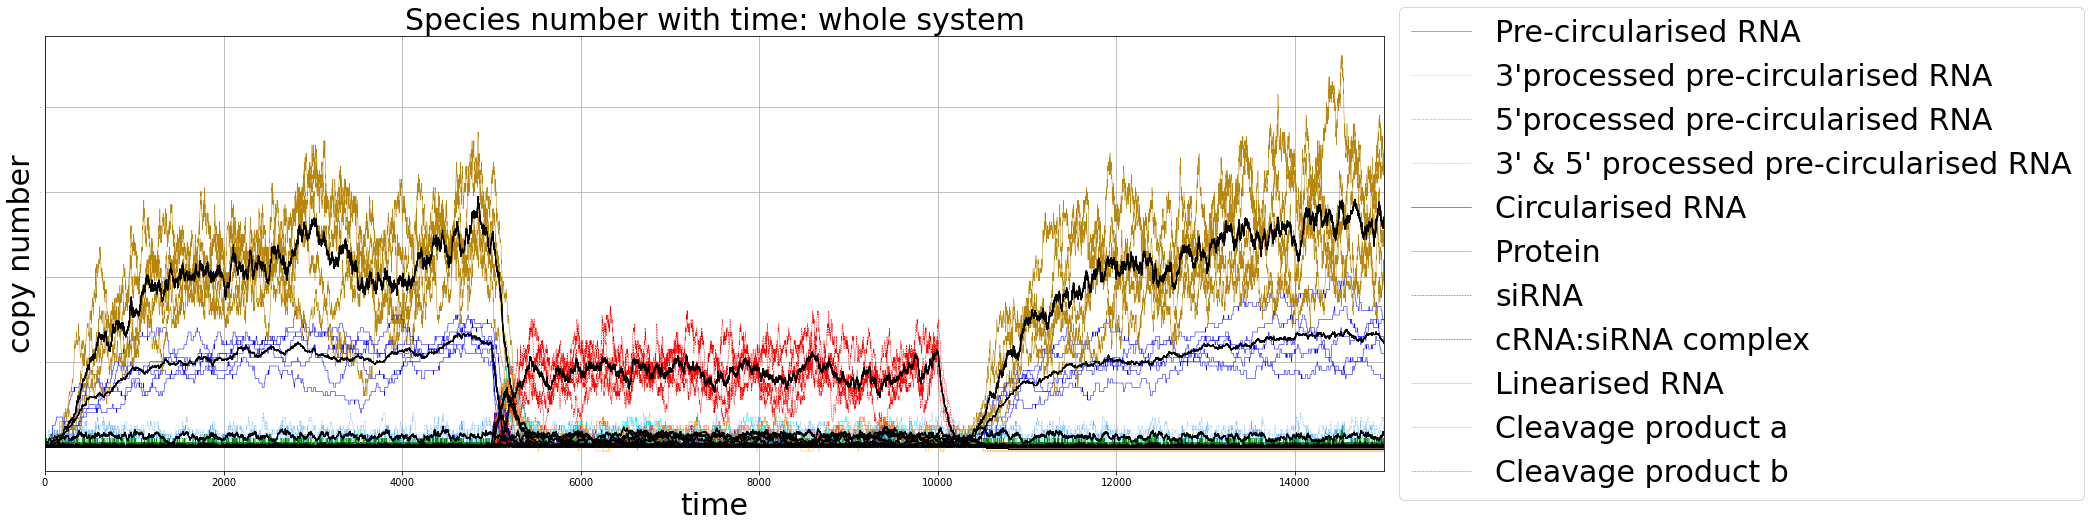

This figure's Python source:
#this code runs a gillespie simualtion of the reaction framework

import numpy as np
import matplotlib.pyplot as plt 


########################
####rates and species###
########################
# k1 is the rate of transcription
# kt3 is the rate of 3' processing by the 3' twister ribozyme
# kt5 is the rate of 5' processing by the 5' twister ribozyme
# k2 is the rate of circularisation
# kc is the rate of cRNA:siRNA complex formation
# kd is the rate of cRNA:siRNA complex dissocation
# k3 is the rate of dsRNAse mediated re-linearization 
# sk1 is the rate siRNA transcription 
# kd1 is the rate of linear RNA degradation
# kd2 is the rate of circular RNA degradation
# kd4 is the rate of protein degradation
# skd1 is the rate of siRNA degradation
# t1 is the rate of translation from pre-circular RNA
# t2 is the rate of translation from circular RNA
# t2 is the rate of translation from re-linearized RNA
# l1 is the number of pre-circularised linear RNAs: color = 'green', linestyle='-'
# l13 is the number of 3' processed linear RNAs: color = 'lightgreen', linestyle=':'
# l15 is the number of 3' processed linear RNAs: color = 'darkgreen', linestyle=':'
# l135 is the number of 3' & 5' processed linear RNAs: color = 'dodgerblue', linestyle=':'
# c is the number of circularised RNAs: color = 'blue', linestyle='-'
# s is the number of siRNA: color = 'red', linestyle='--'
# cs is the number of circular RNA:siRNA complexes: color = 'purple', linestyle='--'
# l2 is the number of linearised circular RNAs: color = 'cyan', linestyle='-'
# sa is the number of one half of the cleaved siRNA products: color = 'orangered', linestyle='--'
# sb is the number of other half of the cleaved siRNA products: color = 'orange', linestyle='--'
# p is the number of proteins: color = 'black', linestyle='-'
########################

#how long to run simulation for, stays outside function as refer later to calulate mean
timespan = 15000

#gillespie function
def gillespie(k1, kd1, kt3, kt5, k2, kd2, t1, t2, kd4, sk1, skd1, kc, kd, k3, t3, l1, l13, l15, l135, c, p, s, cs, l2, sa, sb, t):
    #output lists, each lsit contains species counts
    l1list = [0]
    l13list = [0]
    l15list = [0]
    l135list = [0]
    clist = [0]
    plist = [0]
    slist = [0]
    cslist =[0]
    l2list = [0]
    salist = [0]
    sblist = [0]
    tlist = [0] 
    #output is a list of each species list
    output = [tlist,l1list,l13list,l15list,l135list,clist,plist,slist,cslist,l2list,salist,sblist]
    #get species count until reach end of timespan
    while t < timespan:
           #make empty list of reaction propensities
           rlist = []
           #define reactions and what they do
           reactiona = k1 # l1+1
           reactionb = t1 * l1 # p+1
           reactionc = kd1 * l1 # l1-1
           reactiond = kt3 * l1 # l13+1, l1-1
           reactione = t1 * l13 # p+1        
           reactionf = kd1 * l13 # l13-1
           reactiong = kt5 * l1 # l15+1, l1-1
           reactionh = t1 * l15 # p+1
           reactioni = kd1 * l15 # l15-1      
           reactionj = kt5 * l13 # l135+1, l13-1
           reactionk = kt3 * l15 # l135+1, l15-1
           reactionl = t1 * l135 # p+1
           reactionm = kd1 * l135 # l135-1
           reactionn = k2 * l135 # c+1, l135-1
           reactiono = t2 * c # p+1
           reactionp = kd2 * c # c-1
           reactionq = sk1 # s+1
           reactionr = skd1 * s # s-1
           reactions = kc * c * s # cs+1, c-1, s-1
           reactiont = kd * cs # cs-1, c+1, s+1
           reactionu = k3 * cs # cs-1, l2+1, sa+1, sb+1
           reactionv = t3 * l2 # p+1
           reactionw = kd1 * l2 # l2-1
           reactionx = skd1 * sa # sa-1
           reactiony = skd1 * sb # sb-1
           reactionz = kd4 * p # p-1
           #extend empty rlist with reaction propensities
           rlist.extend(value for name, value in sorted(locals().items(), key=lambda item: item[0]) if name.startswith('reaction'))
           #calculate sum of propensities
           R = sum(rlist)
           #propensity divided by sum of propensities, so get probabiltity of reaction occuring
           xlist = [x / R for x in rlist]
           #get ranges of probabilties, so if random no. falls in a range that reaction happens
           problist = [sum(xlist[0:i+1]) for i,v in enumerate(xlist)]
           #what letter appends to what list
           l1list.append(l1)
           l13list.append(l13)
           l15list.append(l15)
           l135list.append(l135)
           clist.append(c)
           plist.append(p)
           slist.append(s)
           cslist.append(cs)
           l2list.append(l2)
           salist.append(sa)
           sblist.append(sb)
           #pick random no. between 0,1
           rand = np.random.rand()
           #if falls between x1 and x2, add/minus 1 from list/lists
           if t  > timespan*1/3: #if want to simulate introduction of siRNA
               sk1 = 0.2
           if t  > timespan*2/3: #if want to simulate introduction of siRNA
               sk1 = 0.0
           if rand >=0 and rand <= problist[0]: #reaction 1
               l1 = l1list[-1] + 1      
       	   elif rand >problist[0] and rand <= problist[1]: #reaction 2
               p = plist[-1] + 1
       	   elif rand >problist[1] and rand <= problist[2]: #reaction 3
               l1 = l1list[-1] - 1
           elif rand >problist[2] and rand <= problist[3]: #reaction 4
               l13 = l13list[-1] + 1
               l1 = l1list[-1] - 1 
       	   elif rand >problist[3] and rand <= problist[4]: #reaction 5
               p = plist[-1] + 1
           elif rand >problist[4] and rand <= problist[5]: #reaction 6
               l13 = l13list[-1] - 1 
           elif rand >problist[5] and rand <= problist[6]: #reaction 7
               l15 = l15list[-1] + 1
               l1 = l1list[-1] - 1 
           elif rand >problist[6] and rand <= problist[7]: #reaction 8
               p = plist[-1] + 1
           elif rand >problist[7] and rand <= problist[8]: #reaction 9
               l15 = l15list[-1] - 1 
           elif rand >problist[8] and rand <= problist[9]: #reaction 10
               l135 = l135list[-1] + 1
               l13 = l13list[-1] - 1 
           elif rand >problist[9] and rand <= problist[10]: #reaction 11
               l135 = l135list[-1] + 1
               l15 = l15list[-1] - 1 
           elif rand >problist[10] and rand <= problist[11]: #reaction 12
               p = plist[-1] + 1 
           elif rand >problist[11] and rand <= problist[12]: #reaction 13
               l135 = l135list[-1] - 1
           elif rand >problist[12] and rand <= problist[13]: #reaction 14
               c = clist[-1] + 1
               l135 = l135list[-1] - 1 
           elif rand >problist[13] and rand <= problist[14]: #reaction 15
               p = plist[-1] + 1 
           elif rand >problist[14] and rand <= problist[15]: #reaction 16
               c = clist[-1] - 1
           elif rand >problist[15] and rand <= problist[16]: #reaction 17
               s = slist[-1] + 1 
           elif rand >problist[16] and rand <= problist[17]: #reaction 18
               s = slist[-1] - 1 
           elif rand >problist[17] and rand <= problist[18]: #reaction 19
               cs = cslist[-1] + 1 
               c = clist[-1] - 1
               s = slist[-1] - 1
           elif rand >problist[18] and rand <= problist[19]: #reaction 20
               cs = cslist[-1] - 1 
               c = clist[-1] + 1
               s = slist[-1] + 1
           elif rand >problist[19] and rand <= problist[20]: #reaction 21
               cs = cslist[-1] - 1 
               l2 = l2list[-1] + 1
               sa = salist[-1] + 1
               sb = sblist[-1] + 1
           elif rand >problist[20] and rand <= problist[21]: #reaction 22
               p = plist[-1] + 1
           elif rand >problist[21] and rand <= problist[22]: #reaction 23
               l2 = l2list[-1] - 1
           elif rand >problist[22] and rand <= problist[23]: #reaction 24
               sa = sblist[-1] - 1
           elif rand >problist[23] and rand <= problist[24]: #reaction 25
               sb = sblist[-1] - 1
           elif rand >problist[24] and rand <= problist[25]: #reaction 26
               p = plist[-1] - 1                 
           #time increments
           tau = np.random.exponential(1/R)
           t = tlist[-1] + tau 
           tlist.append(t)
    return output


#rate constants      
k1 = 0.055
kd1 = 0.01
kt3 = 0.1
kt5 = 0.1
k2 = 0.01
kd2 = 0.001
t1 = 0.001
t2 = 0.02
kd4 = 0.01
sk1 = 0
skd1 = 0.01
kc = 0.05
kd = 0.01
k3 = 0.025
t3 = 0.001

#initial species concentrations
l1= 0
l13 = 0
l15 = 0
l135 = 0
c = 0
p = 0
t = 0
s = 0
cs = 0
l2 = 0
sa = 0
sb = 0

#no. of simulations
no_of_sim = 5
simulations = []

#run simulations
for x in range(no_of_sim):
    simulations = simulations + gillespie(k1, kd1, kt3, kt5, k2, kd2, t1, t2, kd4, sk1, skd1, kc, kd, k3, t3, l1, l13, l15, l135, c, p, s, cs, l2, sa, sb, t)
#f = number of rows generated for all simulations
f = int(len(simulations)/no_of_sim)
###########################################
#######GETTING MEAN########################
###########################################

t_range = np.arange(0, timespan)
#create an array for each list of species and time counts for each simualtion
t_array = [np.array(x) for x in simulations[::f]]
l1_array = [np.array(x) for x in simulations[1::f]]
l13_array = [np.array(x) for x in simulations[2::f]]
l15_array = [np.array(x) for x in simulations[3::f]]
l135_array = [np.array(x) for x in simulations[4::f]]
c_array = [np.array(x) for x in simulations[5::f]]
p_array = [np.array(x) for x in simulations[6::f]]
s_array = [np.array(x) for x in simulations[7::f]]
cs_array = [np.array(x) for x in simulations[8::f]]
l2_array = [np.array(x) for x in simulations[9::f]]
sa_array = [np.array(x) for x in simulations[10::f]]
sb_array = [np.array(x) for x in simulations[11::f]]

#average array of lists of species coutns fpr each simualtion
l1_average_list = [np.mean([x[(d<=t).sum()] for x,d in zip(l1_array,t_array)]) for t in t_range ]
l13_average_list = [np.mean([x[(d<=t).sum()] for x,d in zip(l13_array,t_array)]) for t in t_range ]
l15_average_list = [np.mean([x[(d<=t).sum()] for x,d in zip(l15_array,t_array)]) for t in t_range ]
l135_average_list = [np.mean([x[(d<=t).sum()] for x,d in zip(l135_array,t_array)]) for t in t_range ]
c_average_list = [np.mean([x[(d<=t).sum()] for x,d in zip(c_array,t_array)]) for t in t_range ]
p_average_list = [np.mean([x[(d<=t).sum()] for x,d in zip(p_array,t_array)]) for t in t_range ]
s_average_list = [np.mean([x[(d<=t).sum()] for x,d in zip(s_array,t_array)]) for t in t_range ]
cs_average_list = [np.mean([x[(d<=t).sum()] for x,d in zip(cs_array,t_array)]) for t in t_range ]
l2_average_list = [np.mean([x[(d<=t).sum()] for x,d in zip(l2_array,t_array)]) for t in t_range ]
sa_average_list = [np.mean([x[(d<=t).sum()] for x,d in zip(sa_array,t_array)]) for t in t_range ]
sb_average_list = [np.mean([x[(d<=t).sum()] for x,d in zip(sb_array,t_array)]) for t in t_range ]

###########################################
###################plot#####################
###########################################


counter = 0
plt.figure(figsize=(24, 8))
while counter <= ((no_of_sim*f)-1):
    linwid = 0.5
    #plot each species from each simualtion
    plt.plot(simulations[counter],simulations[counter+1], label = "Pre-circularised RNA" if counter == 0 else "", lw = linwid, color = 'green', linestyle='-') #l1
    plt.plot(simulations[counter],simulations[counter+2], label = "3'processed pre-circularised RNA" if counter == 0 else "", lw = linwid, color = 'lime', linestyle=':') #l13
    plt.plot(simulations[counter],simulations[counter+3], label = "5'processed pre-circularised RNA" if counter == 0 else "", lw = linwid, color = 'darkgreen', linestyle=':') #l15
    plt.plot(simulations[counter],simulations[counter+4], label = "3' & 5' processed pre-circularised RNA" if counter == 0 else "", lw = linwid, color = 'dodgerblue', linestyle=':') #l135
    plt.plot(simulations[counter],simulations[counter+5], label = "Circularised RNA" if counter == 0 else "", lw = linwid, color = "blue", linestyle='-') #c
    plt.plot(simulations[counter],simulations[counter+6], label = "Protein" if counter == 0 else "", lw = linwid, color = "darkgoldenrod", linestyle='-') #p
    plt.plot(simulations[counter],simulations[counter+7], label = "siRNA" if counter == 0 else "", lw = linwid, color = 'red', linestyle='--') #s
    plt.plot(simulations[counter],simulations[counter+8], label = "cRNA:siRNA complex" if counter == 0 else "", lw = linwid, color = 'purple', linestyle='--') #cs
    plt.plot(simulations[counter],simulations[counter+9], label = "Linearised RNA" if counter == 0 else "", lw = linwid, color = 'cyan', linestyle='-') #l2
    plt.plot(simulations[counter],simulations[counter+10], label = "Cleavage product a" if counter == 0 else "", lw = linwid, color = 'orange', linestyle='--') #sa
    plt.plot(simulations[counter],simulations[counter+11], label = "Cleavage product b" if counter == 0 else "", lw = linwid, color = 'orangered', linestyle='--') #sb
    #plot mean
    plt.plot(l1_average_list, lw = 1, color='black')
    plt.plot(l13_average_list, lw = 1, color='black')
    plt.plot(l15_average_list, lw = 1, color='black')
    plt.plot(l135_average_list, lw = 1, color='black')
    plt.plot(c_average_list, lw = 1, color='black')
    plt.plot(p_average_list, lw = 1, color='black') 
    plt.plot(s_average_list, lw = 1, color='black')
    plt.plot(cs_average_list, lw = 1, color='black')
    plt.plot(l2_average_list, lw = 1, color='black')
    plt.plot(sa_average_list, lw = 1, color='black')
    plt.plot(sb_average_list, lw = 1, color='black')
    plt.xlim([0, 15000])
    ax = plt.gca()
#    ax.axes.xaxis.set_visible(False)
#    ax.axes.yaxis.set_visible(False)
    plt.tick_params(axis='y', labelsize=0, length = 0)
    #ax.text(2200,9, "at t5000 siRNA induced", fontsize=15)
    #ax.text(11100,9, "at t10000 siRNA expression halted", fontsize=15)
    plt.xlabel('time',fontsize=30)
    plt.ylabel('copy number', fontsize=30)
    plt.tick_params(axis='y', labelsize=0, length = 0)
    plt.grid()
    plt.legend(loc='center left', bbox_to_anchor=(1, 0.5), fontsize=30)
    counter += f
    ax.set_title('Species number with time: whole system', fontsize=30)
    plt.savefig('Gillespie.jpg', dpi=300)  
plt.show()



